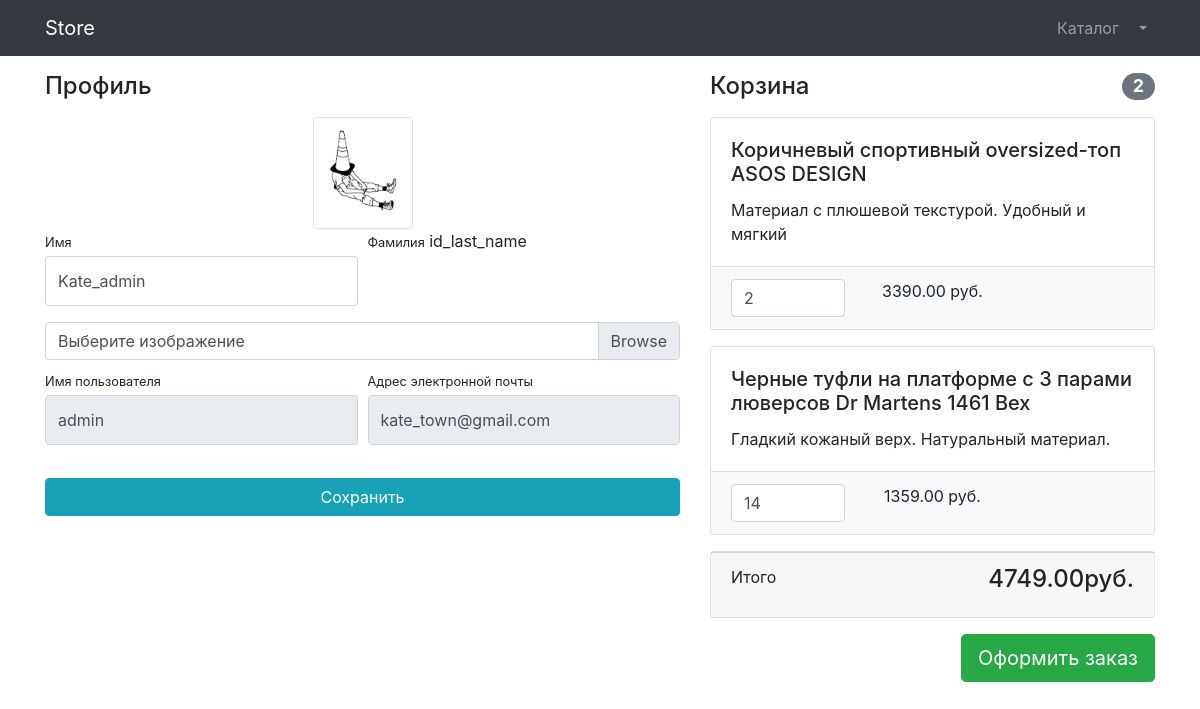
/users/profile/ (signed in), run on the app's committed database.
### users/models.py (models this page shows)
class User(AbstractUser):
    image = models.ImageField(upload_to='users_images', null= True, blank=True)

### products/models.py (models this page shows, shortened)
class Basket(models.Model):
    user = models.ForeignKey(to=User, on_delete=models.CASCADE)
    product = models.ForeignKey(to=Product, on_delete=models.CASCADE)
    quantity = models.PositiveSmallIntegerField(default=0)
    created_timestamp = models.DateTimeField(auto_now_add=True)
    objects = BasketQuerySet.as_manager()
    def sum(self):
        return self.product.price * self.quantity

class Product(models.Model):
    name = models.CharField(max_length=256)
    description = models.TextField()
    price = models.DecimalField(max_digits=6, decimal_places=2)
    quantity = models.PositiveIntegerField(default=0)
    image = models.ImageField(upload_to='products_images')
    category = models.ForeignKey(to=ProductCategory, on_delete=models.CASCADE)
    class Meta:
        verbose_name = 'Продукт'
        verbose_name_plural = 'Продукты'

### users/views.py (the view)
# urls.py: path('profile/', profile, name='profile'),
@login_required
def profile(request):
    if request.method == 'POST':
        form = UserProfileForm(instance=request.user, data=request.POST, files=request.FILES)
        if form.is_valid():
            form.save()
            return HttpResponseRedirect(reverse('users:profile'))
        else:
            print(form.errors)
    else:
        form = UserProfileForm(instance=request.user)
    context = {
        'title': 'Store - Профиль',
        'form': form,
        'baskets': Basket.objects.filter(user=request.user),
    }
    return render(request, 'users/profile.html', context)

### users/forms.py
class UserProfileForm(UserChangeForm):
    first_name = forms.CharField(widget=forms.TextInput(attrs={'class': 'form-control py-4'}))
    last_name = forms.CharField(widget=forms.TextInput(attrs={'class': 'form-control py-4'}), required=False)
    image = forms.ImageField(widget=forms.FileInput(attrs={'class': 'custom-file-input'}), required=False)
    username = forms.CharField(widget=forms.TextInput(attrs={'class': 'form-control py-4', 'readonly': True}))
    email = forms.CharField(widget=forms.TextInput(attrs={'class': 'form-control py-4', 'readonly': True}))
    class Meta:
        model = User
        fields = ('first_name', 'last_name', 'image', 'username', 'email')

### products/models.py (called while the page is built)
    def total_sum(self):
        return sum(basket.sum() for basket in self)

    def total_quantity(self):
        return sum(basket.quantity for basket in self)

### users/templates/users/profile.html (shortened to what this page needs)
{% extends 'products/base.html' %}
{% load static %}
{% block css %}
    <link href="{% static 'vendor/css/profile.css' %}" rel="stylesheet">
{% endblock %}
{%block content %}
    <div class="container">
    <div class="row">
        <div class="col-lg-7">
            <h4 class="mt-3 mb-3">Профиль</h4>
            <div class="col-lg-12 text-center">
                <img width="100" height="100"
                     src="{% if user.image %} {{ user.image.url }} {% else %} {% static 'vendor/img/users/default_avatar.jpg' %} {% endif %}"
                     class="img-thumbnail">
            </div>
            <form action="{% url 'users:profile' %}" method="post" enctype="multipart/form-data">
                <div class="form-row">
                    <div class="col-lg-6">
                        <div class="form-group">
                            <label class="small mb-1" for="{{ form.first_name.id_for_label }}">Имя</label>
                            {{ form.first_name }}
                        </div>
                    </div>
                    <div class="col-lg-6">
                        <div class="form-group">
                            <label class="small mb-1" for="{{ form.last_name.id_for_label }}">Фамилия</label>
                            {{ form.last_name.id_for_label }}
                        </div>
                    </div>
                </div>
                <div class="form-row mb-2">
                    <div class="col-lg-12">
                        <div class="custom-file">
                            <label class="custom-file-label" for="{{ form.image.id_for_label }}">Выберите изображение</label>
                        </div>
                    </div>
                </div>
                <div class="form-row">
                    <div class="col-lg-6">
                        <label class="small mb-1" for="{{ form.username.id_for_label }}">Имя пользователя</label>
                        {{ form.username }}
                    </div>
                    <div class="col-lg-6">
                        <label class="small mb-1" for="{{ form.email.id_for_label }}">Адрес электронной
                            почты</label>
                        {{ form.email }}
                    </div>
                </div>
                <div class="form-row">
                    <div class="col-lg-12" style="margin-top: 33px;">
                        <input class="btn btn-info btn-block" type="submit" value="Сохранить">
                    </div>
                </div>
            </form>
        </div>
        <div class="col-lg-5">
            {% include 'products/baskets.html' %}
        </div>
    </div>
</div>
{% endblock %}

### products/templates/products/baskets.html (shortened to what this page needs)
{% if baskets %}
    <h4 class="mt-3 mb-3 d-flex justify-content-between align-items-center mb-3">
                Корзина <span class="badge badge-secondary badge-pill">{{ baskets.total_quantity }}</span>
            </h4>
        {% for basket in baskets %}
            <div class="card mb-3">
                <div class="card-body">
                    <h5 class="card-title">{{ basket.product.name }}</h5>
                    <p class="card-text">{{ basket.product.description }}</p>
                </div>
                <ul class="list-group list-group-flush">
                    <li class="list-group-item bg-light">
                        <div class="row text-center">
                            <div class="col-lg-4">
                                <input name="basketID" type="number" class="form-control"
                                       value="{{ basket.product.quantity }}" min="0">
                            </div>
                            <div class="col-lg-4">{{ basket.sum }} руб.</div>
                            <div class="col-lg-4">
                            </div>
                        </div>
                    </li>
                </ul>
            </div>
        {% endfor %}
            <div class="card mb-3">
                <div class="card-footer">
                    <p class="float-left">Итого</p>
                    <h4 class="float-right">{{ baskets.total_sum }}руб.</h4>
                </div>
            </div>
            <a class="btn btn-success btn-lg float-right" href="users/checkout.html">
                Оформить заказ
            </a>
{% else %}
    <h4 class="mt-3 mb-3 text-center">
        Корзина пуста</h4>
{% endif %}

### data on the page
User: image (picture), first_name "Kate_admin", username "admin", email "kate_town@gmail.com"
Basket: total_quantity "2", product.name "Коричневый спортивный oversized-топ ASOS DESIGN", product.description "Материал с плюшевой текстурой. Удобный и мягкий", basketID "2", sum "3390.00", total_sum "4749.00"
Basket: product.name "Черные туфли на платформе с 3 парами люверсов Dr Martens 1461 Bex", product.description "Гладкий кожаный верх. Натуральный материал.", basketID "14", sum "1359.00"
